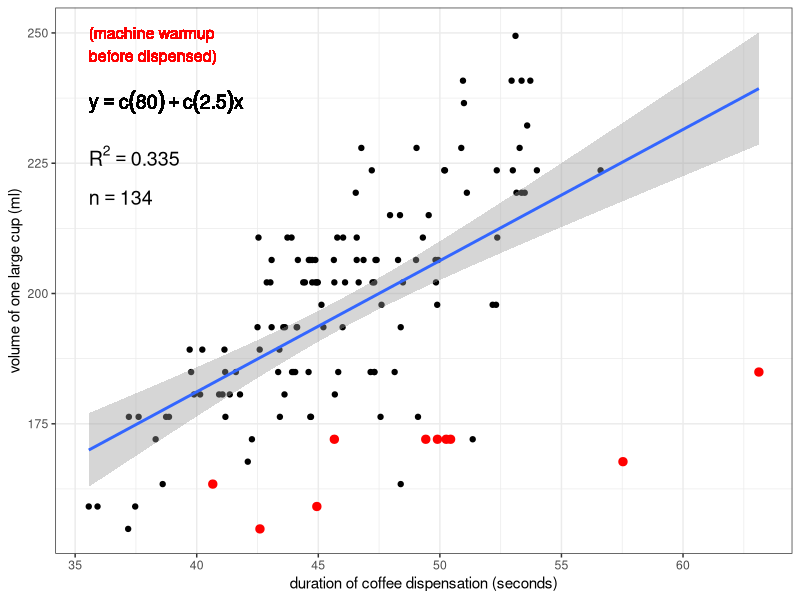
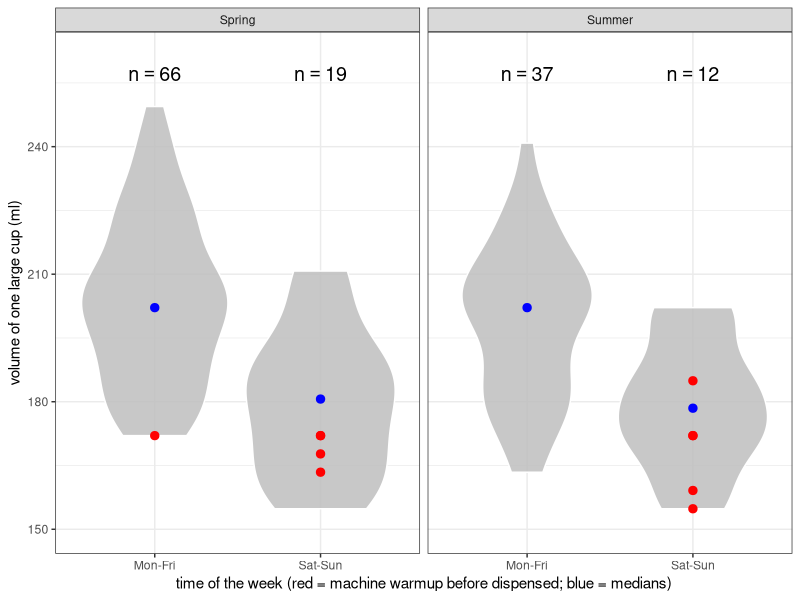
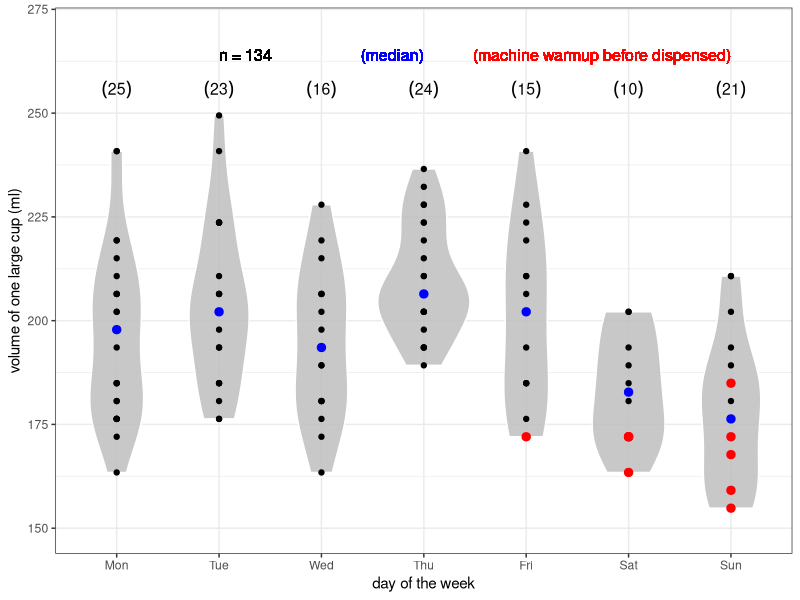
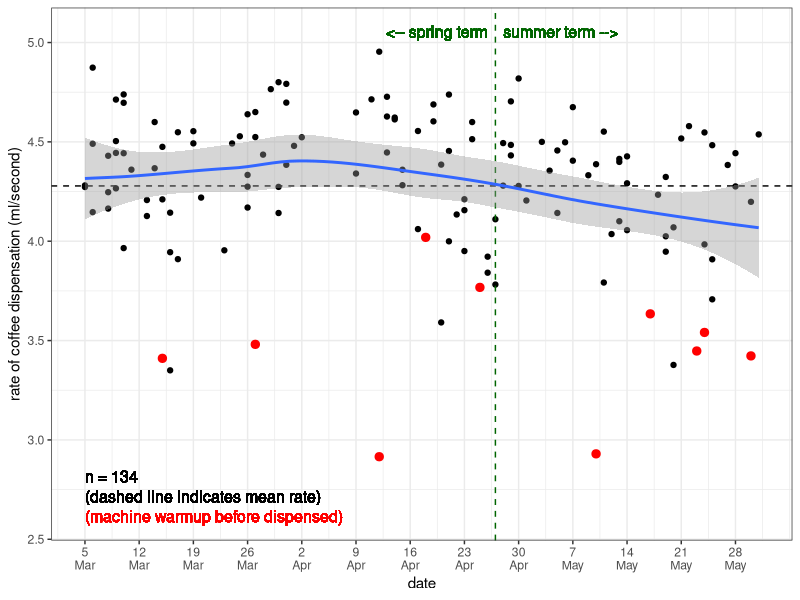
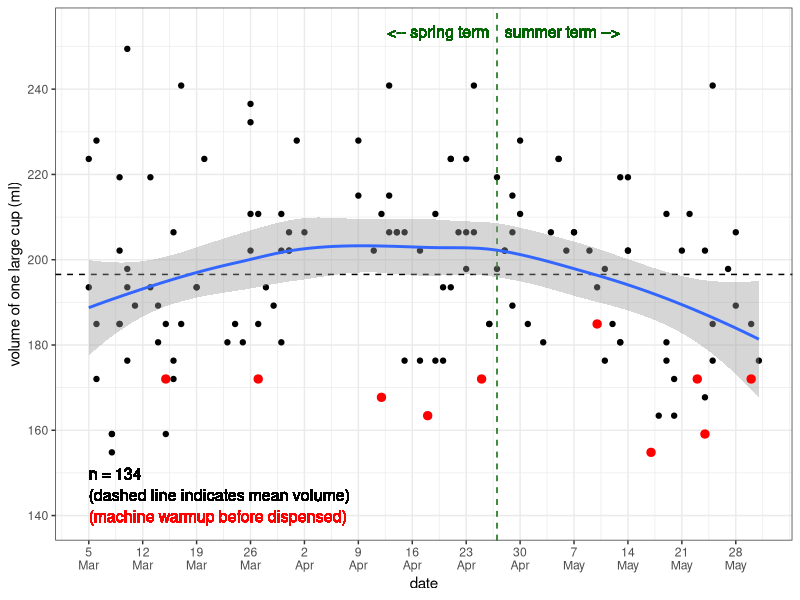
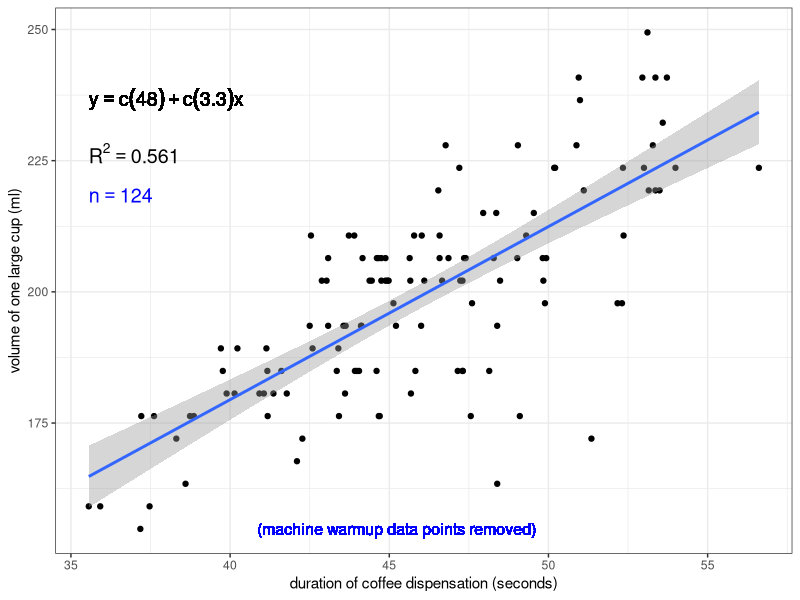

Source code (R) for these figures, in order:

### How does the espresso machine vary in the volume of
### coffee it dispenses for a single "large" cup?

setwd("/home/sam/Dropbox/github/coffee-data")
#setwd("wherever you put this file after downloading it")

library(ggplot2)

df <- read.csv("coffee-data.csv")

# The ruler I use to measure height (and therefore calculate volume)
# has a 3 mm length between the zero mark and its end. So, we add 3 
# to the height...
df$height <- df$height + 3

# ... and then calculate volume and rate, 
# so we have more accurate data!
df$volume <- df$height*(3.1415*37^2)/1000
df$rate <- df$volume/df$duration

# Create a variable indicating whether the coffee was pulled on
# a weekday ("Mon-Fri") or a weekend ("Sat-Sun")
for (i in 1:length(df$day))
{
  df$workday[i] <- ifelse(df$day[i]%in%"Sat" || df$day[i]%in%"Sun", "Sat-Sun", "Mon-Fri")
}

# Add a numeric variable of days of the year 
# (for the x-axis of the rate-by-date and volume-by-date plots)
date.to.num <- read.csv("date-to-numeric.csv")
df$day.yr <- 0  
for (i in 1:length(df$date))
{
  df$day.yr[i] <- date.to.num$day.yr[which(date.to.num$date%in%df$date[i])]
}

# Extract date labels and convert day and month values to character.
# This way you can later concatenate the two into a single character
# string separated by "\n" using paste(),
# so the x-axis text of the rate- and volume-by date plots is less horizontally crowded
dates.x <- date.to.num[which(date.to.num$day.yr%in%c(seq(from=min(df$day.yr), to=max(df$day.yr), by=7))),]
dates.x$day.label <- as.character(dates.x$day.label)
dates.x$month.label <- as.character(dates.x$month.label)

################################
### Volume vs. duration (duration of coffee dispensation)
{
# sample size
n <- length(df$duration)
# label to print sample size in subsequent plot
n.text <- paste("n == ", n)
# data.frame of sample size label and coordinates
# at which to print it on the plot
n.df <- data.frame(n.text, x=min(df$duration), y=0.87*max(df$volume))
  
# calculate R-squared value
rsq <- signif(summary(lm(df$volume ~ df$duration))$r.squared, digits=3)
# make a label to print R-squared value in subsequent plot
rsq.text <- paste("R^2 == ",rsq)
# make a data.frame of R-squared value label and coordinates
# at which to print it on the plot
rsq.df <- data.frame(rsq.text,x=min(df$duration),y=0.9*max(df$volume))

# function to extract regression equation
lm_eqn <- function(df)
{
  m <- lm(df$volume ~ df$duration)
  eq <- substitute(y == a + b*x, 
                   list(a = format(coef(m)[1], digits = 2), 
                        b = format(coef(m)[2], digits = 2)))
  as.character(as.expression(eq))                 
}

# generate plot w/ simple linear regression overlayed
plot <- ggplot(df, aes(duration, volume)) +
  geom_point() +
  stat_smooth(method="lm") +
  xlab("duration of coffee dispensation (seconds)") +
  ylab("volume of one large cup (ml)") +
  theme(axis.text=element_text(size=4), axis.title=element_text(size=5)) +
  theme_bw()

# add regression equation to plot
plot <- plot + 
  geom_text(data=n.df, aes(x,y,label=n.text),parse=TRUE,hjust=0,vjust=0,size=5) +
  geom_text(data=rsq.df, aes(x,y,label=rsq.text),parse=TRUE,hjust=0,vjust=0,size=5) +
  geom_text(aes(x=min(df$duration),y=0.94*max(df$volume),label=lm_eqn(df)),parse=TRUE,hjust=0,vjust=0,size=5)

# add a layer that highlights the last data point recorded
#plot <- plot +
#  geom_point(data=df[length(df$duration),],color="red",size=2.5)

# add a layer that highlights data points where espresso machine 
# had to "warm up" before dispensing coffee
plot <- plot +
  geom_point(data=df[df$warmup%in%"yes",], color="red", size=2.5) +
  geom_text(aes(x=min(df$duration),y=0.98*max(df$volume),label="(machine warmup\nbefore dispensed)"),
           hjust=0,vjust=0,color="red",size=4)

# print plot in R window
plot

# save plot directly to file as a .jpeg
jpeg("coffee-volume-vs-duration-all.jpeg", width=7, height=5, units="in", res=300)
print(plot)
dev.off()
}



################################
### Distributions of volume dispensed: weekdays vs. weekends
{
df$workday <- factor(df$workday)
df$term <- factor(df$term, levels=c("Spring","Summer"))

df.text <- data.frame(c("Spring", "Spring", "Summer", "Summer"),
                      c("Mon-Fri", "Sat-Sun", "Mon-Fri", "Sat-Sun"),
                      c(0,0,0,0),
                      c(0,0,0,0))
names(df.text) <- c("term", "workday", "n", "median")

df.spring <- df[df$term%in%"Spring",]
df.text$n[1] <- length(df.spring$volume[df.spring$workday%in%"Mon-Fri"])
df.text$n[2] <- length(df.spring$volume[df.spring$workday%in%"Sat-Sun"])
df.text$median[1] <- median(df.spring$volume[df.spring$workday%in%"Mon-Fri"])
df.text$median[2] <- median(df.spring$volume[df.spring$workday%in%"Sat-Sun"])
rm(df.spring)

df.summer <- df[df$term%in%"Summer",]
df.text$n[3] <- length(df.summer$volume[df.summer$workday%in%"Mon-Fri"])
df.text$n[4] <- length(df.summer$volume[df.summer$workday%in%"Sat-Sun"])
df.text$median[3] <- median(df.summer$volume[df.summer$workday%in%"Mon-Fri"])
df.text$median[4] <- median(df.summer$volume[df.summer$workday%in%"Sat-Sun"])
rm(df.summer)

# median volumes for weekday and weekend categories
#med.week <- median(df$volume[df$workday%in%"Mon-Fri"])
#med.wkend <- median(df$volume[df$workday%in%"Sat-Sun"])

# generate violin-and-boxplot plot with points overlayed and jittered to better reflect sample size
vol.workday <- ggplot(df, aes(workday, volume)) +
  facet_wrap(~ term, ncol=2) +
  geom_violin(color="white", fill="gray", alpha=0.85)

# add layer highlighting points where espresso machine needed to
# "warm up" before dispensing coffee
vol.workday <- vol.workday +
  geom_point(data=df[df$warmup%in%"yes",], color="red", size=2.5) +
  #geom_text(data=t, aes(x,y,label=char),parse=TRUE,vjust=0,size=2) +
  #geom_text(aes(x="Sat-Sun", y=max(df$volume)+10, label="(machine warmup before dispensed)"),
  #          hjust=1,vjust=1,size=4,color="red") +
  #geom_text(aes(x="Sat-Sun", y=max(df$volume)+4, label="(median)"),
  #          hjust=1,vjust=1,size=4,color="blue") +
  #geom_point(position=position_jitter(width=0.1,height=0)) +
  # plot points representing median volumes for weekdays and weekends
  geom_point(data=df.text, aes(workday,median), color="blue",size=2.5) +
  #geom_point(aes(x="Sat-Sun",y=med.wkend),color="blue",size=2.5) +
  xlab("time of the week (red = machine warmup before dispensed; blue = medians)") +
  ylab("volume of one large cup (ml)") +
  theme(axis.text=element_text(size=4), axis.title=element_text(size=5)) +
  coord_cartesian(ylim=c(min(df$volume)-5,max(df$volume)+12)) +
  theme_bw()

# add sample sizes for weekdays and weekends
vol.workday <- vol.workday +
  geom_text(data=df.text, aes(x=workday,y=max(df$volume)+6,
                              label=paste("n == ", n)),
            parse=TRUE, hjust=0.5, vjust=0, size=5)
  #geom_text(aes(x="Mon-Fri",y=max(df$volume)+15,
  #              label=paste("n == ", length(df$workday[which(df$workday%in%"Mon-Fri")]))),
  #          parse=TRUE,hjust=0.5,vjust=0,size=5) +
  #geom_text(aes(x="Sat-Sun",y=max(df$volume)+15,
  #              label=paste("n == ", length(df$workday[which(df$workday%in%"Sat-Sun")]))),
  #          parse=TRUE,hjust=0.5,vjust=0,size=5)

# print plot in R window
vol.workday

# save plot to file as .jpeg
jpeg("coffee-volume-by-workday.jpeg", width=7, height=5, units="in", res=300)
print(vol.workday)
dev.off()
}


################################
### Distributions of volume dispensed by day
{
  df$day <- factor(df$day, levels=c("Mon","Tue","Wed","Thu","Fri","Sat","Sun"))
  #df$term <- factor(df$term, levels=c("Spring","Summer"))
    
  median.by.day <- data.frame(c("Mon","Tue","Wed","Thu","Fri","Sat","Sun"),
                              c(0,0,0,0,0,0,0),
                              c(0,0,0,0,0,0,0))
  
  #median.by.day <- data.frame(c("Mon","Tue","Wed","Thu","Fri","Sat","Sun",
  #                              "Mon","Tue","Wed","Thu","Fri","Sat","Sun"),
  #                            c("Spring","Spring","Spring","Spring","Spring","Spring","Spring",
  #                              "Summer","Summer","Summer","Summer","Summer","Summer","Summer"),
  #                            c(0,0,0,0,0,0,0,0,0,0,0,0,0,0),
  #                            c(0,0,0,0,0,0,0,0,0,0,0,0,0,0))
  
  names(median.by.day) <- c("day", "median.volume", "n")

  #names(median.by.day) <- c("day", "term", "median.volume", "n")
  
  for (i in 1:7)
  {
    median.by.day$median.volume[i] <- median(df$volume[df$day%in%median.by.day$day[i]])
    median.by.day$n[i] <- length(df$volume[df$day%in%median.by.day$day[i]])
  }
  
  #for (i in 1:7)
  #{
  #  median.by.day$median.volume[i] <- median(df$volume[df$day%in%median.by.day$day[i] && df$term%in%"Spring"])
  #  median.by.day$n[i] <- length(df$volume[df$day%in%median.by.day$day[i] && df$term%in%"Spring"])
  #}
  
  #for (i in 8:14)
  #{
  #  median.by.day$median.volume[i] <- median(df$volume[df$day%in%median.by.day$day[i] && df$term%in%"Summer"])
  #  median.by.day$n[i] <- length(df$volume[df$day%in%median.by.day$day[i] && df$term%in%"Summer"])
  #}
  
  # generate violin-and-boxplot plot with points overlayed and jittered to better reflect sample size
  vol.day <- ggplot(df, aes(day, volume)) +
  #  facet_wrap(~ term, ncol=1, nrow=2) +
    geom_violin(color="white", fill="gray", alpha=0.85) +
    geom_point()
  
  # add layer highlighting points where espresso machine needed to
  # "warm up" before dispensing coffee
  vol.day <- vol.day +
    geom_point(data=df[df$warmup%in%"yes",], color="red", size=2.5) +
    geom_text(aes(x="Sun", y=max(df$volume)+16, label="(machine warmup before dispensed)"),
              hjust=1,vjust=1,size=4,color="red") +
    geom_text(aes(x="Thu", y=max(df$volume)+16, label="(median)"),
              hjust=1,vjust=1,size=4,color="blue") +
    geom_text(aes(x="Tue", y=max(df$volume)+16, label=paste("n = ", length(df$volume), sep="")),
              hjust=0,vjust=1,size=4) +
    #geom_point(position=position_jitter(width=0.1,height=0)) +
    # plot points representing median volumes for weekdays and weekends
    geom_point(data=median.by.day, aes(day,median.volume),color="blue",size=2.5) +
    xlab("day of the week") +
    ylab("volume of one large cup (ml)") +
    theme(axis.text=element_text(size=4), axis.title=element_text(size=5)) +
    coord_cartesian(ylim=c(min(df$volume)-5,max(df$volume)+20)) +
    theme_bw()
  
  # add sample sizes for weekdays and weekends
  vol.day <- vol.day +
    geom_text(data=median.by.day, aes(day,y=max(df$volume)+4),
                  label=paste("(", median.by.day$n, ")", sep=""),
              parse=TRUE,hjust=0.5,vjust=0,size=4)
  
  # print plot in R window
  vol.day
  
  # save plot to file as .jpeg
  jpeg("coffee-volume-by-day.jpeg", width=8, height=5, units="in", res=300)
  print(vol.day)
  dev.off()
}


################################
### Rate vs. date
{
  # create plot of rate vs. date
  rate.date <- ggplot(df, aes(day.yr, rate)) +
    geom_point() +
    geom_hline(yintercept=mean(df$rate), linetype="dashed") +
    geom_vline(xintercept=117, linetype="dashed", color="darkgreen") +
    stat_smooth(method="loess") +
    xlab("date") +
    ylab("rate of coffee dispensation (ml/second)") +
    # scale x-axis text to weekly ticks, print dates as two lines of text
    scale_x_continuous(breaks=c(seq(from=min(df$day.yr), to=max(df$day.yr), by=7)),
                       labels=paste(dates.x$day.label,"\n",dates.x$month.label,sep="")) +
    theme(axis.text=element_text(size=4), axis.title=element_text(size=5)) +
    theme_bw()
  
  rate.date <- rate.date +
    geom_point(data=df[df$warmup%in%"yes",], color="red", size=2.5) +
    geom_text(aes(x=64,y=min(df$rate)-0.3,label="(machine warmup before dispensed)"),
              hjust=0,vjust=0.5,color="red",size=4) +
    geom_text(aes(x=64,y=min(df$rate)-0.2,label="(dashed line indicates mean rate)"),
              hjust=0,vjust=0.5,size=4) +
    geom_text(aes(x=64,y=min(df$rate)-0.1,label=paste("n = ", length(df$volume), sep="")),
              hjust=0,vjust=0.5,size=4) +
    # spring term text
    geom_text(aes(x=116,y=max(df$rate)+0.1,label="<-- spring term"),
              hjust=1,vjust=0.5,color="darkgreen",size=4) +
    # summer term text
    geom_text(aes(x=118,y=max(df$rate)+0.1,label="summer term -->"),
              hjust=0,vjust=0.5,color="darkgreen",size=4)
  
  rate.date
  
  jpeg("coffee-rate-by-date.jpeg", width=8, height=5, units="in", res=300)
  print(rate.date)
  dev.off()
}


################################
### Volume vs. date
{
  volume.date <- ggplot(df, aes(day.yr, volume)) +
    geom_point() +
    geom_hline(yintercept=mean(df$volume), linetype="dashed") +
    geom_vline(xintercept=117, linetype="dashed", color="darkgreen") +
    stat_smooth(method="loess") +
    xlab("date") +
    ylab("volume of one large cup (ml)") +
    # scale x-axis text to weekly ticks, print dates as two lines of text
    scale_x_continuous(breaks=c(seq(from=min(df$day.yr), to=max(df$day.yr), by=7)),
                       labels=paste(dates.x$day.label,"\n",dates.x$month.label,sep="")) +
    theme(axis.text=element_text(size=4, angle=45), axis.title=element_text(size=5)) +
    theme_bw()
  
  volume.date <- volume.date +
    geom_point(data=df[df$warmup%in%"yes",], color="red", size=2.5) +
    geom_text(aes(x=64,y=min(df$volume)-15,label="(machine warmup before dispensed)"),
              hjust=0,vjust=0.5,color="red",size=4) +
    geom_text(aes(x=64,y=min(df$volume)-10,label="(dashed line indicates mean volume)"),
              hjust=0,vjust=0.5,size=4) +
    geom_text(aes(x=64,y=min(df$volume)-5,label=paste("n = ", length(df$volume), sep="")),
              hjust=0,vjust=0.5,size=4) +
    # spring term text
    geom_text(aes(x=116,y=max(df$volume)+4,label="<-- spring term"),
              hjust=1,vjust=0.5,color="darkgreen",size=4) +
    # summer term text
    geom_text(aes(x=118,y=max(df$volume)+4,label="summer term -->"),
              hjust=0,vjust=0.5,color="darkgreen",size=4)
  
  volume.date
  
  jpeg("coffee-volume-by-date.jpeg", width=8, height=5, units="in", res=300)
  print(volume.date)
  dev.off()
}

################################
### Volume vs. duration (duration of coffee dispensation)
### EXCLUDING instances where machine had to warm up
{
  # subset df by removing machine warmup rows
  df.no <- df[df$warmup%in%"no",]
  
  # recalculate sample size
  n <- length(df.no$duration)
  # label to print sample size in subsequent plot
  n.text <- paste("n == ", n)
  # data.frame of sample size label and coordinates
  # at which to print it on the plot
  n.df <- data.frame(n.text, x=min(df.no$duration), y=0.87*max(df.no$volume))
  
  # recalculate R-squared value
  rsq <- signif(summary(lm(df.no$volume ~ df.no$duration))$r.squared, digits=3)
  # make a label to print R-squared value in subsequent plot
  rsq.text <- paste("R^2 == ",rsq)
  # make a data.frame of R-squared value label and coordinates
  # at which to print it on the plot
  rsq.df <- data.frame(rsq.text,x=min(df.no$duration),y=0.9*max(df.no$volume))
  
  # function to extract regression equation
  lm_eqn <- function(df.no)
  {
    m <- lm(df.no$volume ~ df.no$duration)
    eq <- substitute(y == a + b*x, 
                     list(a = format(coef(m)[1], digits = 2), 
                          b = format(coef(m)[2], digits = 2)))
    as.character(as.expression(eq))                 
  }
  
  # generate plot w/ simple linear regression overlayed
  plot.no.warmup <- ggplot(df.no, aes(duration, volume)) +
    geom_point() +
    stat_smooth(method="lm") +
    xlab("duration of coffee dispensation (seconds)") +
    ylab("volume of one large cup (ml)") +
    theme(axis.text=element_text(size=4), axis.title=element_text(size=5)) +
    theme_bw()
  
  # add regression equation to plot
  plot.no.warmup <- plot.no.warmup + 
    geom_text(data=n.df, aes(x,y,label=n.text),parse=TRUE,hjust=0,vjust=0,size=5,color="blue") +
    geom_text(data=rsq.df, aes(x,y,label=rsq.text),parse=TRUE,hjust=0,vjust=0,size=5) +
    geom_text(aes(x=min(df.no$duration),y=0.94*max(df.no$volume),label=lm_eqn(df.no)),parse=TRUE,hjust=0,vjust=0,size=5)
    
  # add a layer that highlights data points where espresso machine 
  # had to "warm up" before dispensing coffee
  plot.no.warmup <- plot.no.warmup +
    geom_text(aes(x=mean(df.no$duration)-5,y=min(df.no$volume),label="(machine warmup data points removed)"),
              hjust=0,vjust=0.5,color="blue",size=4)
  
  # print plot in R window
  plot.no.warmup
  
  # save plot directly to file as a .jpeg
  jpeg("coffee-volume-vs-duration-excluding-warmup-data.jpeg", width=7, height=5, units="in", res=300)
  print(plot.no.warmup)
  dev.off()
}
